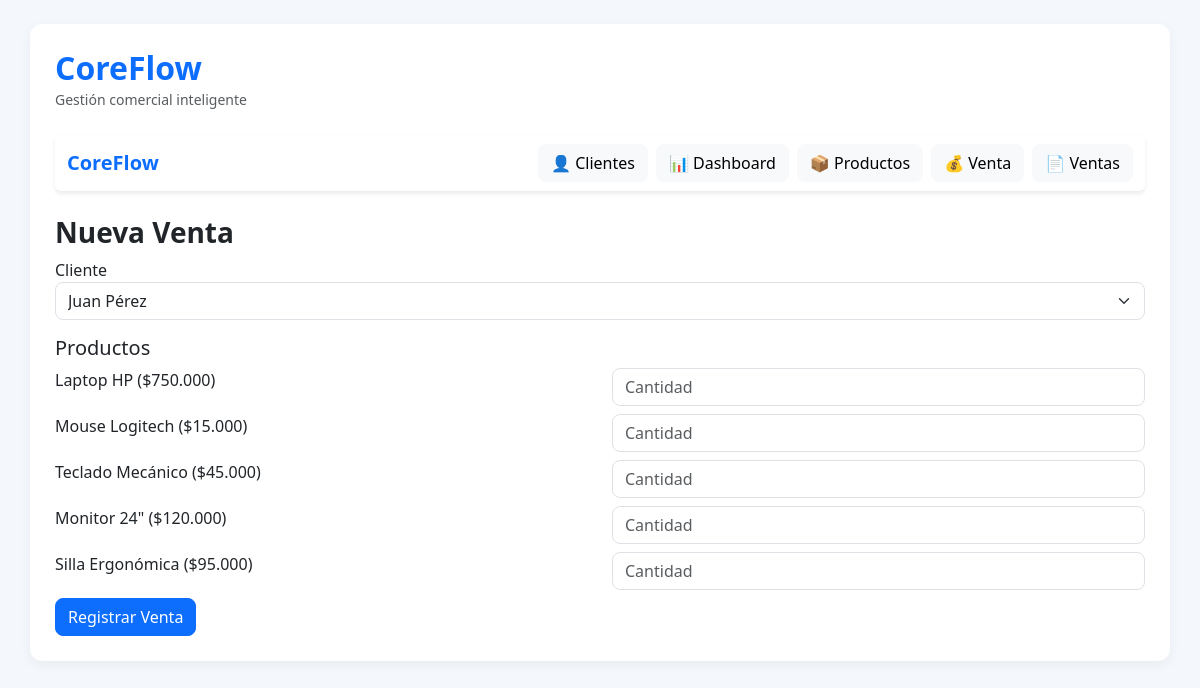
The app's page /venta/nueva with its own data.
### models.py (models this page shows, shortened)
class Producto(db.Model):
    __tablename__ = 'productos'
    id = db.Column(db.Integer, primary_key=True)
    sku = db.Column(db.String(50), unique=True, nullable=True)
    nombre = db.Column(db.String(100), nullable=False, index=True)
    descripcion = db.Column(db.Text)
    categoria = db.Column(db.String(80), index=True)
    unidad_medida = db.Column(db.String(20), default='u')
    precio = db.Column(db.Float, nullable=False)
    stock = db.Column(db.Integer, default=0)
    stock_minimo = db.Column(db.Integer, default=0)
    estado = db.Column(db.String(20), default='activo')
    fecha_actualizacion = db.Column(db.DateTime, default=datetime.utcnow, onupdate=datetime.utcnow)

### app.py (the view, shortened to what this page needs)
@app.route('/venta/nueva', methods=['GET', 'POST'])
def nueva_venta():
    clientes = Cliente.query.all()
    productos = Producto.query.all()
    return render_template(
        'venta_form.html',
        clientes=clientes,
        productos=productos
    )

### app.py (called while the page is built)
@app.template_filter('clp')
def format_clp(value):
    return f"${value:,.0f}".replace(",", ".")

### templates/venta_form.html (shortened to what this page needs)
{% extends 'base.html' %}
{% block content %}
<h3>Nueva Venta</h3>
<form method="POST">
    <label>Cliente</label>
    <select class="form-select mb-3" name="cliente_id">
        {% for c in clientes %}
        <option value="{{ c.id }}">{{ c.nombre }}</option>
        {% endfor %}
    </select>
    <h5>Productos</h5>
    {% for p in productos %}
    <div class="row mb-2">
        <div class="col-md-6">
            {{ p.nombre }} ({{ p.precio | clp }})
        </div>
        <div class="col-md-6">
            <input type="number" name="cantidad" class="form-control" placeholder="Cantidad">
        </div>
    </div>
    {% endfor %}
    <button class="btn btn-primary">Registrar Venta</button>
</form>
{% endblock %}

### static/styles.css (style rules this page uses)
body { background-color: #f4f7fb; font-family: 'Segoe UI', Tahoma, Geneva, Verdana, sans-serif; }
.btn { border-radius: 8px; }
h2, h3 { font-weight: 600; }
.form-control, .form-select { border-radius: 8px; }

### records on screen
Producto: nombre "Laptop HP", precio|clp "$750.000"
Producto: nombre "Mouse Logitech", precio|clp "$15.000"
Producto: nombre "Teclado Mecánico", precio|clp "$45.000"
Producto: nombre "Monitor 24\"", precio|clp "$120.000"
Producto: nombre "Silla Ergonómica", precio|clp "$95.000"

### other values on screen
form field cliente_id "Juan Pérez"
